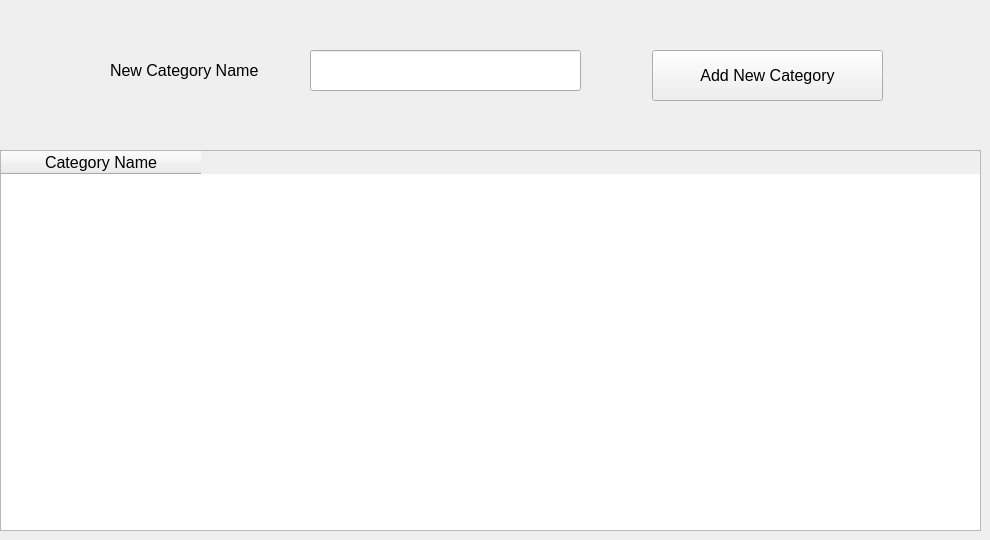
          <widget class="QWidget" name="tab_37">
           <attribute name="title">
            <string>Categories</string>
           </attribute>
           <widget class="QPushButton" name="pushButton_54">
            <property name="geometry">
             <rect>
              <x>652</x>
              <y>50</y>
              <width>231</width>
              <height>51</height>
             </rect>
            </property>
            <property name="font">
             <font>
              <family>Segoe UI</family>
              <pointsize>12</pointsize>
              <strikeout>false</strikeout>
             </font>
            </property>
            <property name="text">
             <string>Add New Category</string>
            </property>
           </widget>
           <widget class="QLineEdit" name="lineEdit_77">
            <property name="geometry">
             <rect>
              <x>310</x>
              <y>50</y>
              <width>271</width>
              <height>41</height>
             </rect>
            </property>
            <property name="font">
             <font>
              <pointsize>12</pointsize>
              <strikeout>false</strikeout>
             </font>
            </property>
           </widget>
           <widget class="QLabel" name="label_101">
            <property name="geometry">
             <rect>
              <x>110</x>
              <y>55</y>
              <width>201</width>
              <height>31</height>
             </rect>
            </property>
            <property name="font">
             <font>
              <family>Segoe UI</family>
              <pointsize>12</pointsize>
              <strikeout>false</strikeout>
             </font>
            </property>
            <property name="text">
             <string>New Category Name</string>
            </property>
           </widget>
           <widget class="QTableWidget" name="tableWidget_11">
            <property name="geometry">
             <rect>
              <x>0</x>
              <y>150</y>
              <width>981</width>
              <height>381</height>
             </rect>
            </property>
            <property name="baseSize">
             <size>
              <width>1</width>
              <height>0</height>
             </size>
            </property>
            <property name="font">
             <font>
              <family>Segoe UI</family>
              <pointsize>12</pointsize>
              <strikeout>false</strikeout>
             </font>
            </property>
            <property name="verticalScrollBarPolicy">
             <enum>Qt::ScrollBarAsNeeded</enum>
            </property>
            <property name="horizontalScrollBarPolicy">
             <enum>Qt::ScrollBarAsNeeded</enum>
            </property>
            <property name="sortingEnabled">
             <bool>true</bool>
            </property>
            <attribute name="horizontalHeaderCascadingSectionResizes">
             <bool>false</bool>
            </attribute>
            <attribute name="horizontalHeaderMinimumSectionSize">
             <number>76</number>
            </attribute>
            <attribute name="horizontalHeaderDefaultSectionSize">
             <number>200</number>
            </attribute>
            <column>
             <property name="text">
              <string>Category Name</string>
             </property>
             <property name="textAlignment">
              <set>AlignCenter</set>
             </property>
            </column>
           </widget>
          </widget>
